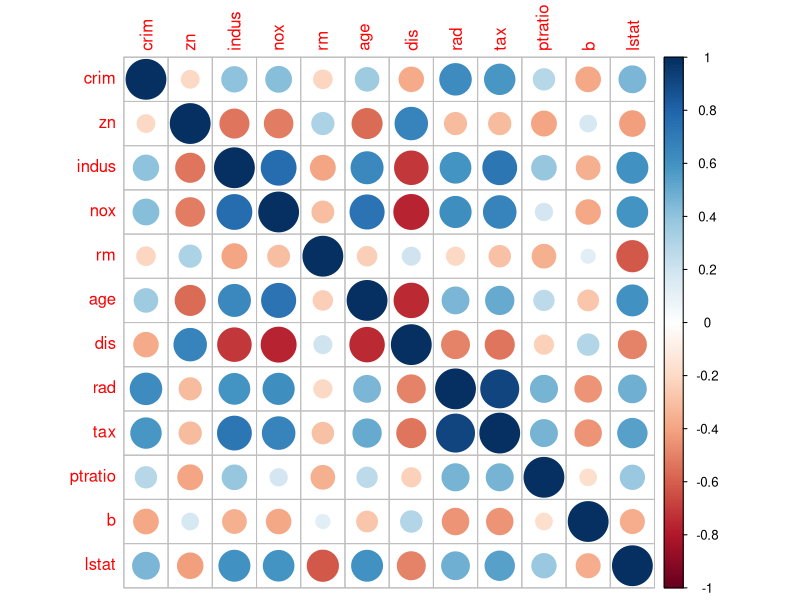
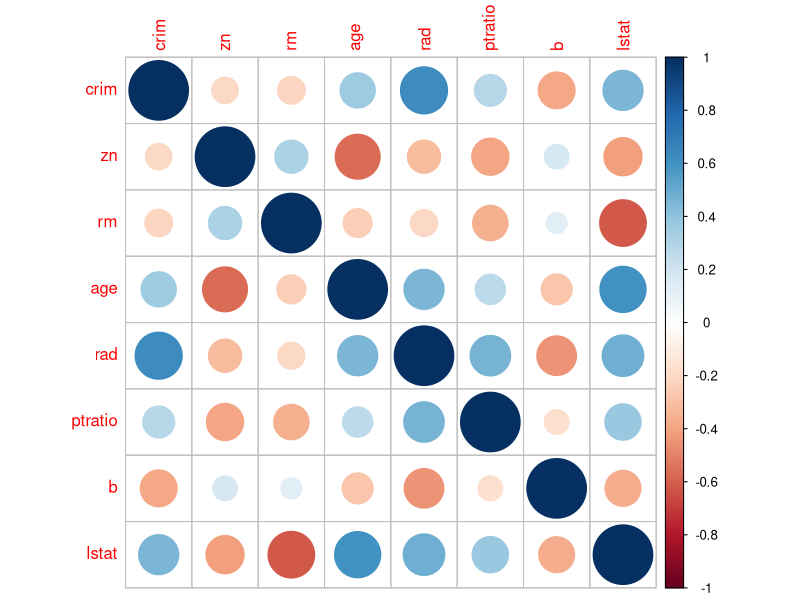

The R source for these figures, in order:
## This section gives the temp;late of g=how to check if a 
## multicollinearlity exists between the different variables

library(mlbench)
##library(help = "mlbench")

data(BostonHousing)
str(BostonHousing)

summary(BostonHousing)
head(BostonHousing)

##Predict the variation in medv house price- median house price
## medv, our target variable (Y) is a continuous numerical entity
##Regression problem

library(ggplot2)
library(car)
library(caret)
library(corrplot)

#(1) Tackle multi-collineraity, i.e. presence of highly correlated
#predictors (X)
#we remove numerical Xs with correlation>0.7

#Dropping response variable (Y) for calculating Multicollinearity
mat_a = subset(BostonHousing, select = -c(medv))

# we only want numerical variables for computing correlation
numeric <- mat_a[sapply(mat_a, is.numeric)]

#Calculating Correlation- strength of association between two variables
descrCor <- cor(numeric)
print(descrCor)

# This is nice sincer you get a nicer picture
corrplot(descrCor)


#remove highly correlated variables
# if x1 and x2 are highly correlated,which one to remove depends on 
#your own understanding of the data
require(caret)
# Checking Variables that are highly correlated
highlyCorrelated = findCorrelation(descrCor, cutoff=0.7)

#Identifying Variable Names of Highly Correlated Variables
highlyCorCol = colnames(numeric)[highlyCorrelated]
highlyCorCol

#Remove highly correlated variables from the original dataset and create a new dataset

data3 = BostonHousing[, -which(colnames(BostonHousing) %in% highlyCorCol)]
dim(data3)

names(data3)

#Dropping response variable (Y) for calculating Multicollinearity
mat_b = subset(data3, select = -c(medv))

# we only want numerical variables for computing correlation
numeric <- mat_b[sapply(mat_b, is.numeric)]

#Calculating Correlation- strength of association between two variables
descrCorr <- cor(numeric)
print(descrCorr)

# This is nice sincer you get a nicer picture
corrplot(descrCorr)

##########vif

# Choose a VIF cutoff under which a variable is retained (Zuur et al. 2010 
# vif>10  multi-collinearity
#can also reject predictors with vf 5-10
#car package

fit=lm(medv~.,data=BostonHousing)
summary(fit)

vif(fit)

##check

df=cbind(BostonHousing$medv,data3)
df=as.data.frame(df)
fit2=lm(medv~.,data=df)
vif(fit2)